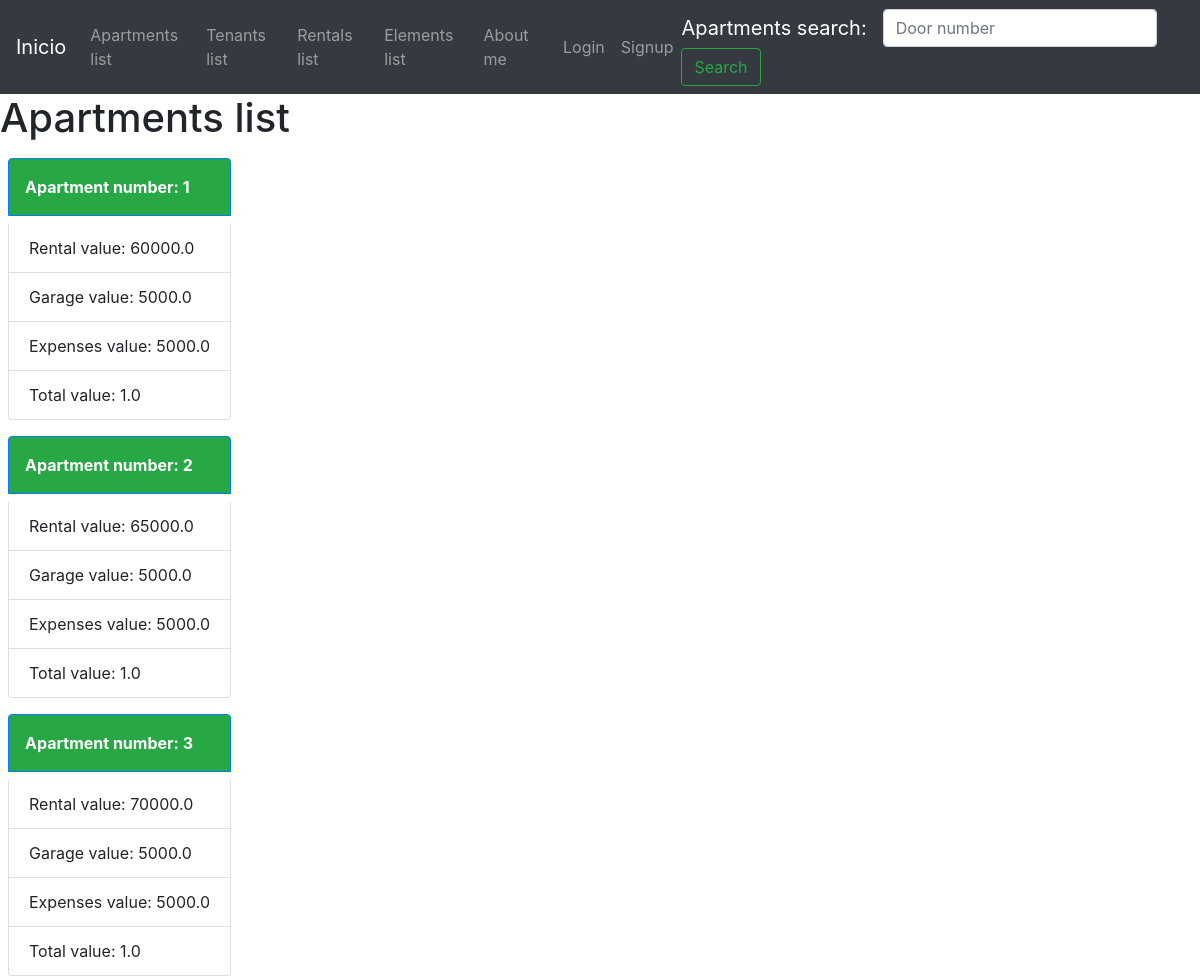
Page /elements-list/ (upper part) on the earlier database version.
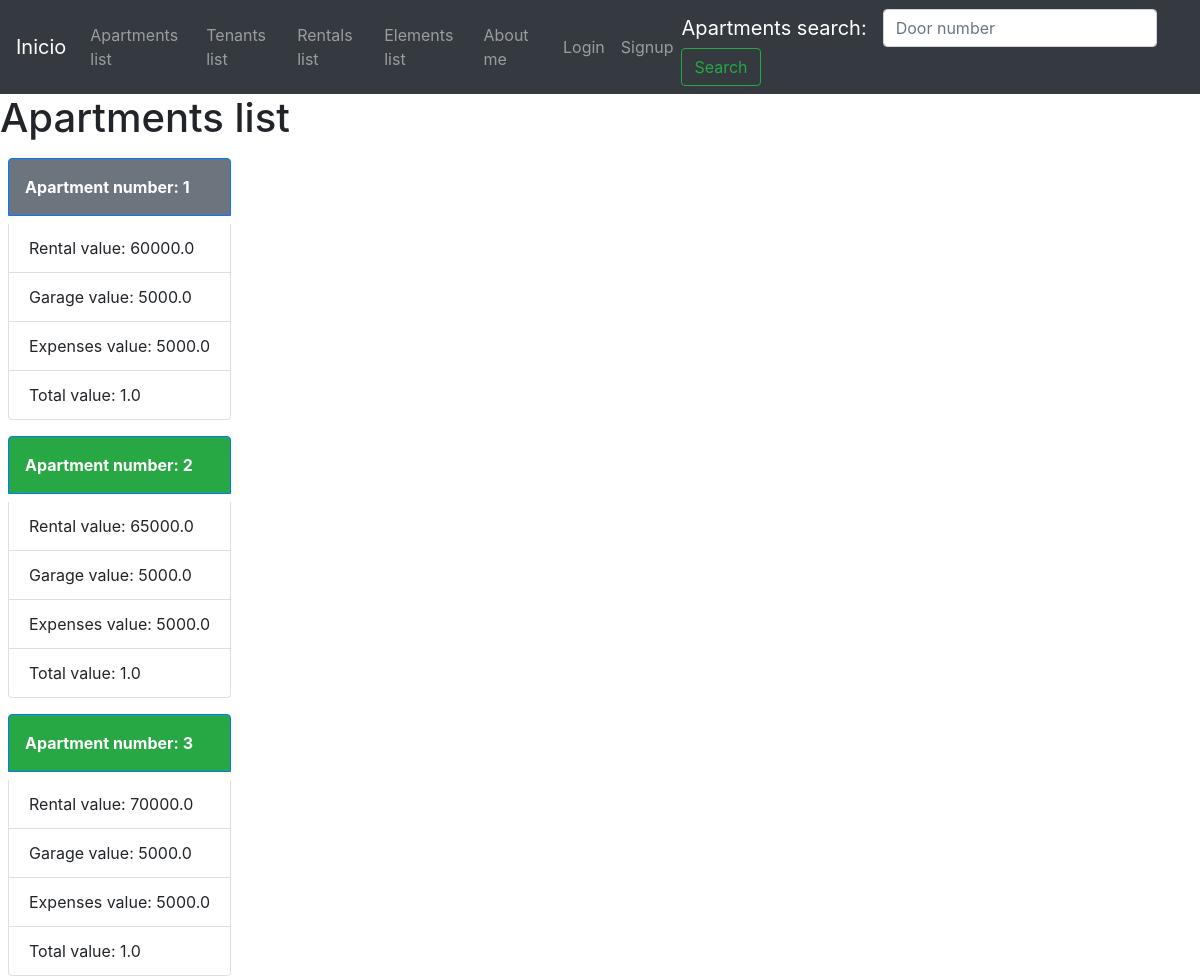
Same page on the later database version.
### apartments/models.py (models this page shows, shortened)
class Apartment(models.Model):
    door_number=models.CharField(max_length=10, null=False, blank=False)
    rental_value=models.FloatField()
    garage_value=models.FloatField()
    expenses_value=models.FloatField()
    total_value = computed_property.ComputedFloatField(compute_from='calculate_total_value')
    is_available=models.BooleanField(default=True)
    apartment_picture = models.ImageField(upload_to='apartment_images', null=True, blank=True)
    def calculate_total_value(self)-> float:
        return self.rental_value + self.garage_value + self.expenses_value

### real_estate_management/views.py (the view)
# urls.py: path('elements-list/', elements_list),
def elements_list(request):
    all_apartments = Apartment.objects.all()
    all_rents = Rent.objects.all()
    all_tenants = Tenant.objects.all()
    context = {
        'apartments':all_apartments,
        'rents':all_rents,
        'tenants':all_tenants,
    }
    return render(request, 'elements-list.html', context=context)

### templates/elements-list.html (shortened to what this page needs)
{% extends 'base.html' %}
{% block content %}
    <h1>Apartments list</h1>
    {% for apartment in apartments %}
    <ul class="list-group d-inline-flex p-2">
        {% if apartment.is_available %}
            <li class="list-group-item active p-3 mb-2 bg-success text-white"><b>Apartment number: {{apartment.door_number}}</b></li>
        {% else %}
            <li class="list-group-item active p-3 mb-2 bg-secondary text-white"><b>Apartment number: {{apartment.door_number}}</b></li>
        {% endif %}
        <li class="list-group-item">Rental value: {{apartment.rental_value}}</li>
        <li class="list-group-item">Garage value: {{apartment.garage_value}}</li>
        <li class="list-group-item">Expenses value: {{apartment.expenses_value}}</li>
        <li class="list-group-item">Total value: {{apartment.total_value}}</li>
    </ul>
    <br>
    {% endfor %}
    {% for rent in rents %}
    <br>
    {% endfor %}
    {% for tenant in tenants %}
    <br>
    {% endfor %}
{% endblock %}

Differences in the rows shown:
changed Apartment (number 1 of 3 on the later page): is_available True → False (drawn)
